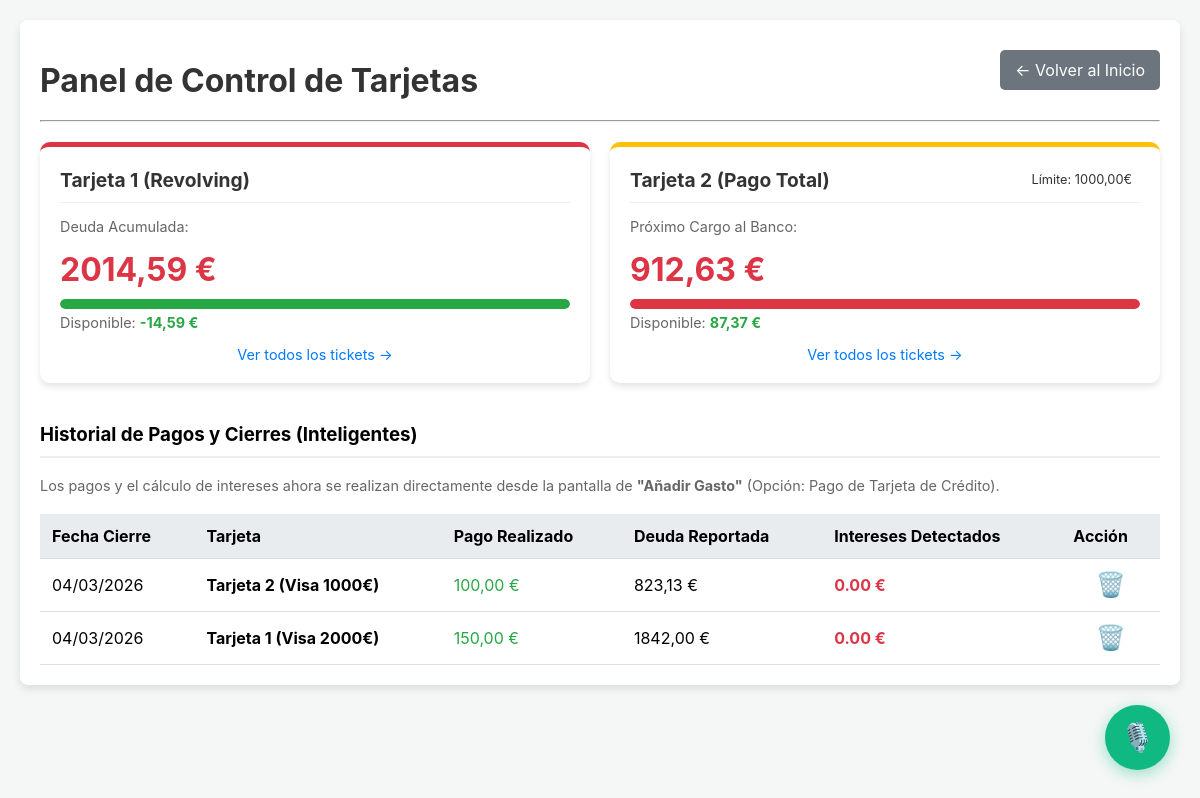
The page /informe-tarjeta/ (signed in) on the database as committed earlier.
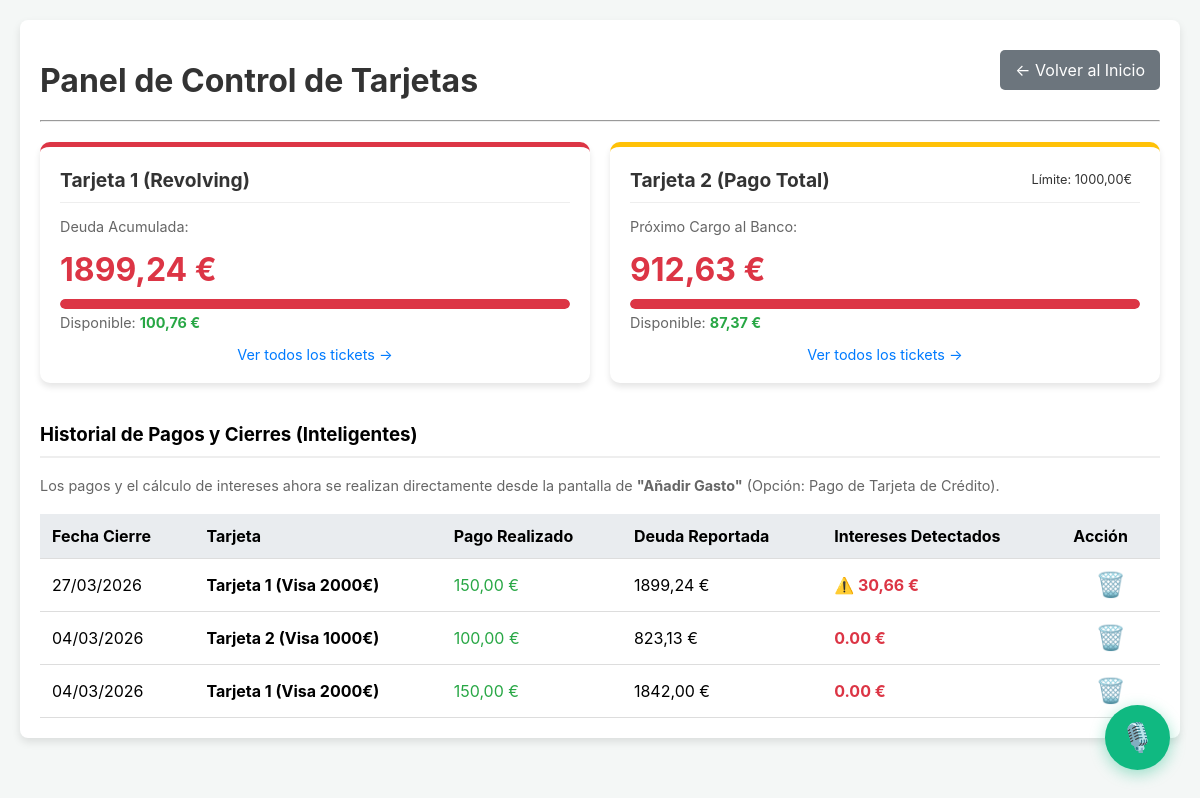
The same page on the database as committed later.
### taller/models.py (models this page shows, shortened)
class CierreTarjeta(models.Model):
    TARJETA_CHOICES = [
        ('TARJETA_1', 'Tarjeta 1 (Visa 2000€)'),
        ('TARJETA_2', 'Tarjeta 2 (Visa 1000€)'),
    ]
    fecha_cierre = models.DateField(default=timezone.now)
    tarjeta = models.CharField(max_length=20, choices=TARJETA_CHOICES)
    pago_cuota = models.DecimalField(max_digits=10, decimal_places=2, help_text="Los 150€ o el pago total")
    saldo_deuda_banco = models.DecimalField(max_digits=10, decimal_places=2, help_text="Deuda real que dice el banco")
    intereses_calculados = models.DecimalField(max_digits=10, decimal_places=2, default=0.00)

### taller/views.py (the view, shortened to what this page needs)
# urls.py: path('informe-tarjeta/', views.informe_tarjeta, name='informe_tarjeta'),
@login_required
def informe_tarjeta(request):
    if not request.user.is_superuser:
        return redirect('home')
    hoy = timezone.now().date()
    anos_y_meses_data = get_anos_y_meses_con_datos()
    anos_disponibles = sorted(anos_y_meses_data.keys(), reverse=True)
    ano_seleccionado = request.GET.get('ano')
    mes_seleccionado = request.GET.get('mes')
    ingresos_qs = Ingreso.objects.exclude(metodo_pago='EFECTIVO')
    gastos_qs = Gasto.objects.exclude(metodo_pago='EFECTIVO')
    ano_sel_int = None
    if ano_seleccionado:
        try:
            ano_sel_int = int(ano_seleccionado)
            ingresos_qs = ingresos_qs.filter(fecha__year=ano_sel_int)
            gastos_qs = gastos_qs.filter(fecha__year=ano_sel_int)
        except (ValueError, TypeError): ano_seleccionado = None
    mes_sel_int = None
    def calcular_tarjeta(tag, limite):
        gastos = gastos_qs.filter(metodo_pago=tag).aggregate(total=Sum('importe'))['total'] or Decimal('0.00')
        abonos = ingresos_qs.filter(metodo_pago=tag).aggregate(total=Sum('importe'))['total'] or Decimal('0.00')
        dispuesto = gastos - abonos
        return {'limite': limite, 'dispuesto': dispuesto, 'disponible': limite - dispuesto}
    tarjeta_1 = calcular_tarjeta('TARJETA_1', Decimal('2000.00'))
    tarjeta_2 = calcular_tarjeta('TARJETA_2', Decimal('1000.00'))
    movimientos_bancarios = sorted(
        list(ingresos_qs) + list(gastos_qs),
        key=lambda mov: (mov.fecha, -mov.id if hasattr(mov, 'id') else 0),
        reverse=True
    )
    cierres = CierreTarjeta.objects.order_by('-fecha_cierre')
    context = {
        'tarjeta_1': tarjeta_1, 'tarjeta_2': tarjeta_2, 'movimientos_bancarios': movimientos_bancarios,
        'cierres': cierres, 'anos_y_meses': anos_y_meses_data, 'anos_disponibles': anos_disponibles,
        'ano_seleccionado': ano_sel_int, 'mes_seleccionado': mes_sel_int, 'meses_del_ano': range(1, 13)
    }
    return render(request, 'taller/informe_tarjeta.html', context)

### taller/templates/taller/informe_tarjeta.html (shortened to what the changed rows need)
<!DOCTYPE html>
{% load static %}
<html lang="es">
<head>
    <link rel="stylesheet" href="{% static 'taller/css/main.css' %}">
    <link rel="stylesheet" href="{% static 'taller/css/responsive.css' %}">
</head>
<body>
    <div class="container">
        <div class="header">
            <h1>Panel de Control de Tarjetas</h1>
        </div>
        <div class="cards-grid" style="margin-top: 20px;">
            <div class="credit-card roja">
                <div class="cc-header">
                    <h3>Tarjeta 1 (Revolving)</h3>
                    <span class="badge bg-danger" style="color:white; padding: 5px 8px; border-radius:4px; font-size:0.8em;">Límite: {{ tarjeta_1.limite }}€</span>
                </div>
                <div class="cc-details">
                    <span>Deuda Acumulada:</span>
                </div>
                <div class="cc-balance cc-deuda">{{ tarjeta_1.dispuesto|floatformat:2 }} €</div>
                {% widthratio tarjeta_1.dispuesto tarjeta_1.limite 100 as porcentaje %}
                <div class="progress-container">
                    <div class="progress-bar {% if porcentaje > '80' %}danger{% elif porcentaje > '50' %}warning{% endif %}" style="width: {% if porcentaje > '100' %}100{% else %}{{ porcentaje }}{% endif %}%;"></div>
                </div>
                <div class="cc-details" style="margin-top: 5px;">
                    <span>Disponible: <strong style="color: #28a745;">{{ tarjeta_1.disponible|floatformat:2 }} €</strong></span>
                </div>
                <a href="{% url 'historial_cuenta' 'tarjeta1' %}" style="display:block; text-align:center; margin-top: 10px; font-size:0.9em; text-decoration:none; color:#007bff;">Ver todos los tickets →</a>
            </div>
                {% widthratio tarjeta_2.dispuesto tarjeta_2.limite 100 as porcentaje2 %}
        </div>
        <table class="report-table">
            <thead>
                <tr>
                    <th>Fecha Cierre</th>
                    <th>Tarjeta</th>
                    <th>Pago Realizado</th>
                    <th>Deuda Reportada</th>
                    <th>Intereses Detectados</th>
                    <th>Acción</th>
                </tr>
            </thead>
            <tbody>
                {% for cierre in cierres %}
                <tr>
                    <td>{{ cierre.fecha_cierre|date:"d/m/Y" }}</td>
                    <td><strong>{{ cierre.get_tarjeta_display }}</strong></td>
                    <td style="color: #28a745;">{{ cierre.pago_cuota|floatformat:2 }} €</td>
                    <td>{{ cierre.saldo_deuda_banco|floatformat:2 }} €</td>
                    <td style="color: #dc3545; font-weight:bold;">
                        {% if cierre.intereses_calculados > 0 %}
                            ⚠️ {{ cierre.intereses_calculados|floatformat:2 }} €
                        {% else %}
                            0.00 €
                        {% endif %}
                    </td>
                    <td style="text-align: center;">
                        <form method="post" action="{% url 'eliminar_cierre_tarjeta' cierre.id %}" onsubmit="return confirm('¿Seguro que quieres DESHACER este cierre? Se devolverá el dinero a la cuenta del taller y se borrarán los gastos de interés de forma automática.');">
                            <button type="submit" style="background: none; border: none; cursor: pointer; font-size: 1.5em; padding: 0;" title="Deshacer cierre">🗑️</button>
                        </form>
                    </td>
                </tr>
                {% empty %}
                <tr>
                    <td colspan="6" style="text-align: center; color: #666; padding: 20px;">Aún no se han registrado pagos inteligentes de fin de mes.</td>
                </tr>
                {% endfor %}
            </tbody>
        </table>
    </div>
</body>
</html>

Rows that differ between the two databases and show on the page:
added CierreTarjeta: fecha_cierre "27/03/2026", tarjeta "Tarjeta 1 (Visa 2000€)", pago_cuota "150,00", saldo_deuda_banco "1899,24", intereses_calculados "30,66"
Other text that changed with them:
{{ tarjeta_1.dispuesto|floatformat:2 }}: "2014,59" → "1899,24"
{{ tarjeta_1.disponible|floatformat:2 }}: "-14,59" → "100,76"
